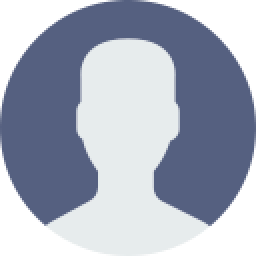
#> input picture media/default.png, 128 x 128 px (shown 2 times larger)
$ python -i utils.py   (imports and definitions only)
#> lines starting #> are read from the running program, lines starting #| are printed output that depends on the picture
# profiles/utils.py
from io import BytesIO
from uuid import uuid4
from PIL import Image, ImageOps
from django.core.files.base import ContentFile
from django.core.mail import send_mail
from django.conf import settings
def make_avatar_square(django_file, size=512, fmt="WEBP", quality=86):
    """
    - Corrige orientación EXIF
    - Recorte centrado a cuadrado
    - Redimensiona con LANCZOS
    - Exporta a WEBP (o JPEG)
    """
#> called with django_file = '../media/default.png', size = 512, fmt = 'WEBP', quality = 86
    img = Image.open(django_file)
#> img is the input picture: PIL image 128x128 RGBA; mean R, G, B, A 111.7, 118.7, 134.9, 199.4
    img = ImageOps.exif_transpose(img)     # corrige orientación
    img = img.convert("RGB")
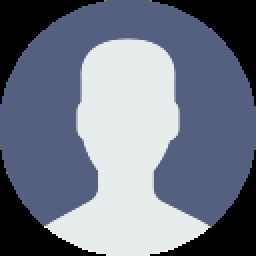
#> img: PIL image 128x128 RGB (shown 2 times larger); mean R, G, B 111.7, 118.7, 134.9

    w, h = img.size
#> w = 128; h = 128
    side = min(w, h)
#> side = 128
    left = (w - side) // 2
#> left = 0
    top  = (h - side) // 2
#> top = 0
    img = img.crop((left, top, left + side, top + side))
    img = img.resize((size, size), Image.LANCZOS)
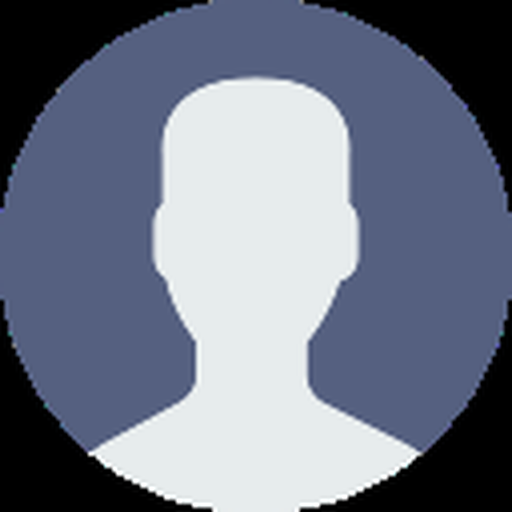
#> img: PIL image 512x512 RGB; mean R, G, B 111.9, 118.9, 135.2

    buf = BytesIO()
    if fmt.upper() == "WEBP":
        img.save(buf, "WEBP", quality=quality, method=6)
        ext = "webp"
    else:
        img.save(buf, "JPEG", quality=quality, optimize=True, progressive=True)
        ext = "jpg"

    name = f"avatar_{uuid4().hex}.{ext}"
#> (the run stopped early here; a loop or call above may not have finished)

$ run again, on media/error.png
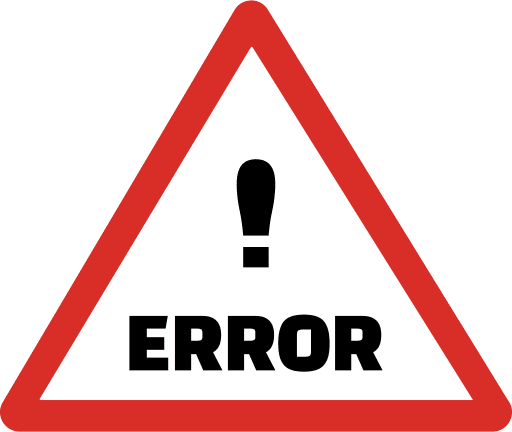
#> input picture media/error.png, 512 x 432 px
#> in make_avatar_square, img is the input picture: PIL image 512x432 P; mean R, G, B, A 149.5, 133, 115.6, 139.5
#> in make_avatar_square, `img = img.convert("RGB")`:
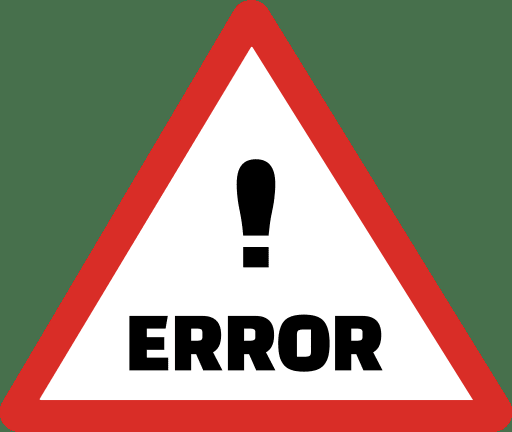
#> img: PIL image 512x432 RGB; mean R, G, B 149.5, 133, 115.6
#> in make_avatar_square, `img = img.resize((size, size), Image.LANCZOS)`:
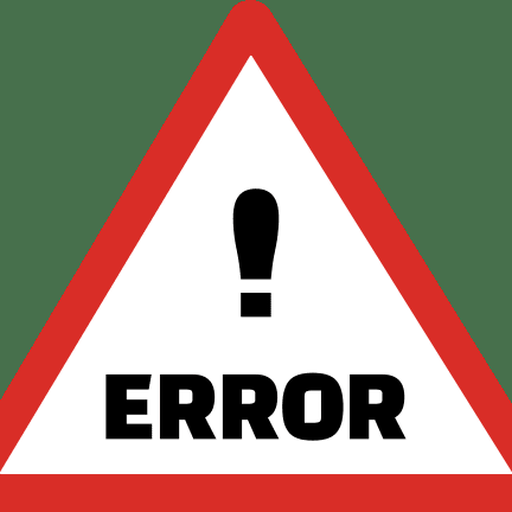
#> img: PIL image 512x512 RGB; mean R, G, B 160.4, 138.5, 123.8
